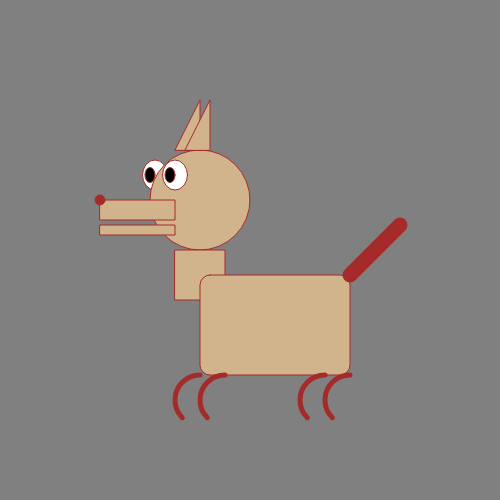
Frame 1 (no input)
Frame 60 (no input): identical to frame 1, image omitted
Frame 120 (the mouse pressed at the canvas centre since frame 60): identical to frame 1, image omitted

The p5.js sketch that drew this single still picture (run headless with seeded random() and noise() and a simulated clock; from frame 60 on, the mouse is pressed at the canvas centre):

// p5.js sketch
// ── sketch.js
//Global Variables
var backgroundColor = "grey"; //Strings
// var mouthX = 125;
// var earOffset = 20;
function setup() {
  // put setup code here
  createCanvas(500,500);
  background(255,0,0);
}

function draw() {
  // put drawing code here
  background (backgroundColor);
  strokeWeight(1);
  stroke("brown");
  fill ("white");
  //first eye
  ellipse (155,175,25,30);
  fill ("black");
  //pupil
  ellipse (150,175,10,15);
  fill (0);

  // head
  fill ("tan");
  ellipse (200,200,100,100);

  //mouth
  rect(100,200,75,20);
  rect(100,225,75,10);

  //nose
  ellipse (100,200,10,10);
  strokeWeight(10);
  point(100,200)
  strokeWeight (1);

  //second eye
  fill ("white");
  ellipse (175,175,25,30);
  fill ("black");
  ellipse (170,175,10,15);

  //neck
  fill ("tan");
  rect(175,250,50,50);

  //body
  rect(200,275,150,100,10);

  //ears
  triangle(175,150,200,100,200,150);
  triangle(175+10,150,200+10,100,200+10,150);

  //tail
  strokeWeight (15);
  line(350,275, 350+50,275-50)

  noFill();
  strokeWeight (5);
  angleMode(DEGREES);
  arc(200,400,50,50,135,270);
  arc(225,400,50,50,135,270);
  arc(325,400,50,50,135,270);
  arc(350,400,50,50,135,270);


}
